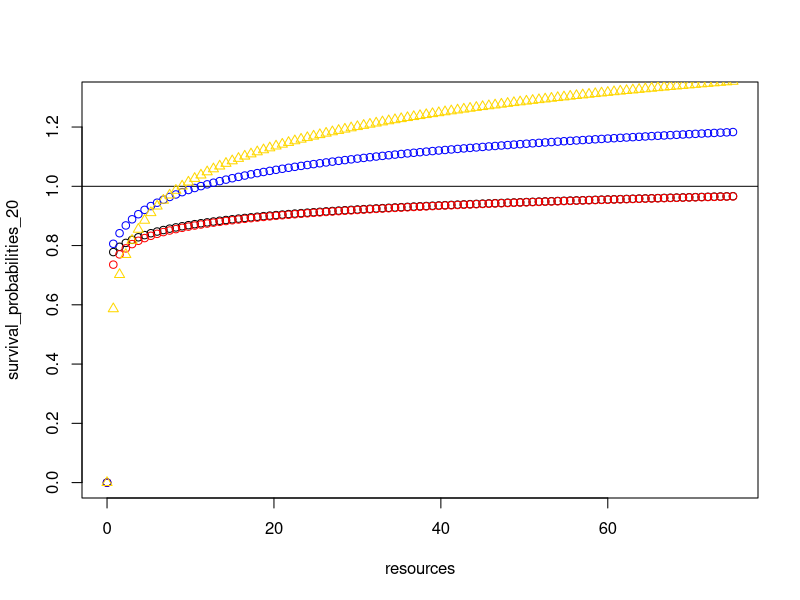
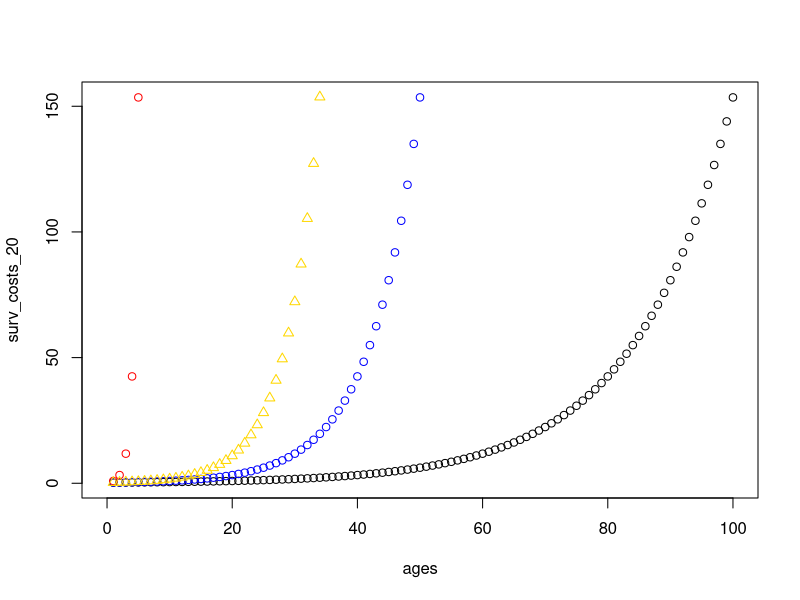
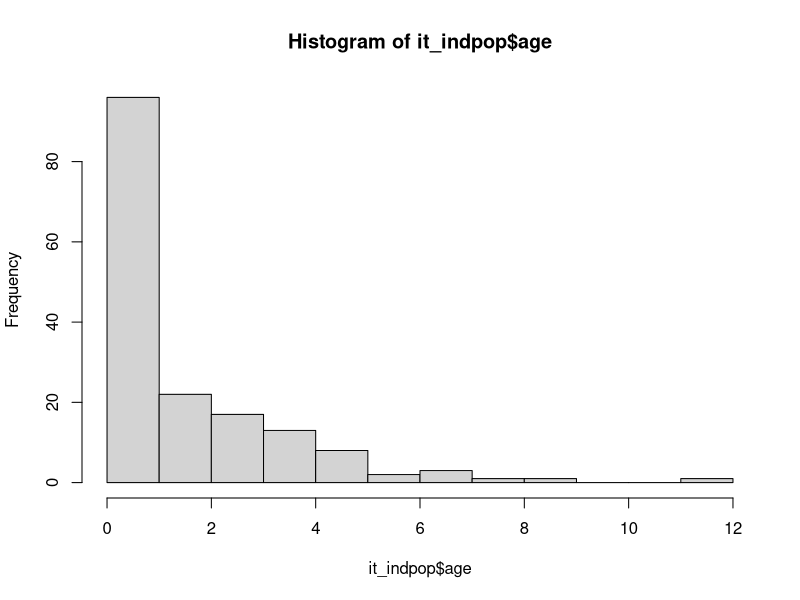

Generate these figures, in order, with R:
## ---- chunk 1
knitr::opts_chunk$set(echo = TRUE)
Sys.setlocale("LC_TIME", "C")
#install.packages("tidyverse")
library(tidyverse)
## ---- chunk 2
#survival
#probability of surviving
surv_p <- 0.75
#cost of surviving
surv_c <- 0.25
#age-specific cost of surviving
surv_c_age <- c(surv_c,surv_c*exp(exp(surv_c)/20*c(1:100))) 

#reproduction
#probability
repro_p <- 0.5
#cost of reproduction
repro_c <- 0.25
#age-specific cost of reproduction
repro_c_age <- c(repro_c,repro_c*exp(exp(repro_c)/20*c(1:100)))
#number of descendants per reproduction
repro_n <- 1

#production
#probability
prod_p <- 0.5
#amount of resources produced
prod_n <- 1

#consumption
#amount of resources consumed
cons <- 0.25
## ---- chunk 3
#survival
survive <- function(it_indpop){
  if(it_indpop$prod_a[i] >= surv_c_age[it_indpop$age[i]+1] & runif(1,min=0,max=1)<(surv_p+log(it_indpop$prod_a[i]+1)/20)){
  it_indpop$surv[i] <- 1
  }
  else{
  it_indpop$surv[i] <- 0
  }
  return(it_indpop$surv)
}

#Pablo:
#I think a solution for the "weighting" problem is to make the survival depend on having the resources or not, so if you don't have the resources you definitely die, and if you have them you go through the random option of surviving or not.
# From Dieter: I think this goes back to the discussion in the TICEL meeting, about the function that links inputs to outputs. To me, for survival, there are two steps: first, assign an individual specific level of survival depending on the resources. So there is a function that links resources to a probability. Maybe the easiest is something similar to what you have: when resources are below a critical threshold, individuals will definitely die; if resources reach that threshold, there is a baseline survival probability; if individuals have more resources, their survival probability increases. That increase probably follows a logarithmic function, with additional resources leading to smaller increases. The second step is that we draw a random number for this individual between 0 and 1 (runif(1,min=0,max=1)) and see whether that number is smaller than the probability to survive. Here is such a suggestion. I am dividing the log benefit by 20 to bring it onto the relevant scale - so if the baseline survival is 0.75, and individual with 100 resources will now have a survival of 0.75 + log(100)/20 = 0.75 + 0.23 = 0.98. With this example, most individuals survive, so if you use this variant without changing anything else, the population will explode.
#Pablo: I changed the survival function to what you suggest and I think it clearly nails the discussion in the TICEL meeting. I have two questions: 1) why is it necessary to divide by 20 to bring it onto the relevant scale? and 

# From Dieter:
# It might be useful to plot the functions to get an idea of how it influences the baseline probability. For example, should the baseline be the average or should it be the starting point? Should there be a steep incline or just a small change? Should the change be abrupt or gradual across the whole range? It also matters how you measure resources (are they measured in units of 1 or smaller units, what could the maximum be etc.) Here are four options that illustrate these differences based on what you set above that the production of resources is ~0.5 - so small steps and going up to a maximum of 10 resources (40 steps of production with baseline production (0.5) + consumption (0.25) - 40*0.25=10). I think you will probably decide the shape depending on the references you wanted to use? 

#Pablo:
#If I understand correctly, dividing by 20 is to make the survival probability have values below one, right? I updated the code below then so the baseline production is 1 (0.5 is the probability of producing one resource), the resources vector would have a maximum of 75 resources (100 steps of production with baseline production (1) + consumption (0.25), 100*0.75=75), and I divide by 20, 20_neg, 10, and the dive6.

# 
resources<-seq(from=0,to=75,length.out=101)
survival_probabilities_20<-rep(0,101)
for (i in 1:length(resources)){
if(resources[i]<surv_c){survival_probabilities_20[i]<-0}else{survival_probabilities_20[i]<-surv_p+log(resources[i]+1)/20}
}

survival_probabilities_20_neg<-rep(0,101)
for (i in 1:length(resources)){
if(resources[i]<surv_c){survival_probabilities_20_neg[i]<-0}else{survival_probabilities_20_neg[i]<-surv_p+log(resources[i])/20}
}

survival_probabilities_10<-rep(0,101)
for (i in 1:length(resources)){
if(resources[i]<surv_c){survival_probabilities_10[i]<-0}else{survival_probabilities_10[i]<-surv_p+log(resources[i]+1)/10}
}

survival_probabilities_div6<-rep(0,101)
for (i in 1:length(resources)){
if(resources[i]<surv_c){survival_probabilities_div6[i]<-0}else{survival_probabilities_div6[i]<-surv_p+(log(resources[i]/2)/6) }
}

plot(survival_probabilities_20~resources,xlim=c(0,75),ylim=c(0,1.3))
abline(h=1)
points(survival_probabilities_20_neg~resources,col="red")
points(survival_probabilities_10~resources,col="blue")
points(survival_probabilities_div6~resources,col="gold",pch=2)


# From Pablo: 2) I tried to solve the issue of population explosion, by exponentiating the survival costs with age, and the same with reproductive costs, so it would be more costly to survive/reproduce when you get older. However, this made crush the population in 2-3 iterations because the costs of survival/reproduction were too high when exponentiating. Do you think it is because the values are too high or am I missing something else? 

# From Dieter: Yes, exponentiating quickly leads to massive changes - e.g. if you start with survival of 0.75, the chance to survive to age 4 is 5%: 0.75*(0.75*0.75)*(0.75*0.75*0.75)*(0.75*0.75*0.75*0.75)

#Pablo: I am trying to plot the survival cost function, so that it increases with age. I think the one dividing by 20 should be smooth enough.

#survival cost only exp
#age
ages<-1:100
#surv cost at age 0
a <- 0.25 
#constant exponential growth
r <- exp(surv_c)
#survival costs for ages
surv_costs <- a*exp(r*ages)

#survival cost dividing by 20
#age
ages<-1:100
#surv cost at age 0
a <- 0.25 
#constant exponential growth
r_20 <- exp(surv_c)/20
#survival costs for ages
surv_costs_20 <- a*exp(r_20*ages)

#survival cost dividing by 10
#age
ages<-1:100
#surv cost at age 0
a <- 0.25 
#constant exponential growth
r_10 <- exp(surv_c)/10
#survival costs for ages
surv_costs_10 <- a*exp(r_10*ages)

#survival cost dividing by div6
#age
ages<-1:100
#surv cost at age 0
a <- 0.25 
#constant exponential growth
r_div6 <- exp(surv_c/2)/6
#survival costs for ages
surv_costs_div6 <- a*exp(r_div6*ages)

plot(surv_costs_20~ages,xlim=c(0,100))
points(surv_costs_10~ages,col="blue")
points(surv_costs~ages,col="red")
points(surv_costs_div6~ages,col="gold",pch=2)

####

#age
age <- function(it_indpop){
  it_indpop$age[i] <- it_indpop$age[i]+it_indpop$surv[i]
  return(it_indpop$age)
}

#discount survival costs
survive_c <- function(it_indpop) {
    it_indpop$prod_a[i] <- it_indpop$prod_a[i]-surv_c_age[it_indpop$age[i]+1]
    return(it_indpop$prod_a)
  }
## ---- chunk 4
#production
produce <- function(it_indpop){
  it_indpop$prod_o[i] <- rbinom(1,1,prod_p)
  return(it_indpop$prod_o)
}

#adding resources produced
produce_a <- function(it_indpop) {
  it_indpop$prod_a[i] <- it_indpop$prod_a[i]+it_indpop$prod_o[i]*prod_n
  return(it_indpop$prod_a)
}

#consumption
consume <- function(it_indpop) {
  it_indpop$cons[i] <- cons
  it_indpop$prod_a[i] <- it_indpop$prod_a[i]-cons
  return(it_indpop)
}

#Dieter:
# For both though, i wonder whether you need to plan the functions more flexibly. If I understand it correctly, the production probability can change according to the stage the individual is in. So I think that this should be part of the function definition:

# produce <- function(ind,production_probability){
#  ind$prod<-rbinom(nrow(ind),1,production_probability)
#  return(ind)
# }

# The function can than be used as:
# produce(pop,prod_p)
# Where the prod_p can be adjusted according to the stage of the individuals. Though I assume if you end up having a population where individuals are in different stages, you presumably want to make this a two-step process:

# produce <- function(ind){
#  ind$proc_b<-ifelse(ind$age<6,proc_b_infant,ifelse(ind$age<15,proc_b_juvenile,0))  # I think there is some way to set this up better
#  ind$prod<-rbinom(nrow(ind),1,ind$proc_b)
#  return(ind)
# }

#Pablo:
#I think the last option sounds like the best. However, I thought the stage-specific probabilities were set as auxiliary variables, which is why I was not considering them in the function definitions. Is this a good way to do it? Do you think is necessary to solve it for this model, where individuals don't transition to another life cycle stage, or can it be dealt in the next one where individuals have two stages?

# Dieter:
# Yes, I think for now this works. I was already thinking ahead. You could have an additional setup where there are functions that adjust the probabilities accordingly. The way you have setup it up currently though, where functions are simultaneously applied to all individuals in a vector, makes me think that the second approach I am describing will be necessary. This is because not all individuals will transition at the same time, so there will be a mix of individuals in the data frame and the function needs to consider for each individual separately which stage it is in. Or are you assuming that when individuals transition they move to a new data frame, being killed from the dataframe for stage 1 and being added to the dataframe for stage 2?

#Pablo:
#I am thinking on what you said first, not the last part of individuals moving to a new data frame. Therefore, the functions will have to consider the stage of the individual to act differently. Also, stage-specific auxiliary variables (e.g. survival costs, amount of resources produced).

## ---- chunk 5
#reproduction probability
reproduce <- function(it_indpop){
  if(it_indpop$prod_a[i] >= repro_c_age[it_indpop$age[i]+1] & runif(1,min=0,max=1)<(repro_p+log(it_indpop$prod_a[i]+1)/20)) {
  it_indpop$repro[i] <- 1
  }else{
  it_indpop$repro[i] <- 0
  }
  return(it_indpop$repro)
}

#reproductive costs
reproduce_c <- function(it_indpop) {
  if(it_indpop$repro[i] == 1){
    it_indpop$prod_a[i] <- it_indpop$prod_a[i]-repro_c_age[it_indpop$age[i]+1]
  }else{
    it_indpop$prod_a[i] <- it_indpop$prod_a[i]
  }
    return(it_indpop$prod_a)
}

#adding the newborn
#new_ind <- function(it_indpop){
#  it_indpop <- rbind(it_indpop,data.frame(id=(max(it_indpop$id)+1):((max(it_indpop$id)+1)+sum(it_indpop[which(it_indpop$repro==1),"repro"])),surv=rep(NA,length.out=sum(it_indpop[which(it_indpop$repro==1),"repro"])),age=rep(0,length.out=sum(it_indpop[which(it_indpop$repro==1),"repro"])),prod_o=rep(NA,length.out=sum(it_indpop[which(it_indpop$repro==1),"repro"])),prod_a=rep(1,length.out=sum(it_indpop[which(it_indpop$repro==1),"repro"])),cons=rep(NA,length.out=sum(it_indpop[which(it_indpop$repro==1),"repro"])),repro=rep(NA,length.out=sum(it_indpop[which(it_indpop$repro==1),"repro"]))))
#  return(it_indpop)
#}

#this one did not work out well so I put it directly on the code for one iteration.
## ---- chunk 6
#create population
it_indpop <- data.frame(id=1:1000,surv=rep(NA,length.out=1000),age=rep(0,length.out=1000),prod_o=rep(NA,length.out=1000),prod_a=rep(1,length.out=1000),cons=rep(NA,length.out=1000),repro=rep(NA,length.out=1000))
#create iteration record
it_data <- data.frame(id=1:1000)

#run one iteration for all the population
#calculate the survival outcome
for (i in 1:nrow(it_indpop)){
  #survival
  it_indpop$surv <- survive(it_indpop)
}
#record survival outcome
surv_data <- it_indpop[,c("id","surv")]
#remove individuals that died
it_indpop <- it_indpop[-which(it_indpop$surv==0),]
#calculate age, survival cost, production, consumption, and reproductive outcome
for (i in 1:nrow(it_indpop)){
  #age
  it_indpop$age <- age(it_indpop)
  #survival cost
  it_indpop$prod_a <- survive_c(it_indpop)
  #production outcome
  it_indpop$prod_o <- produce(it_indpop)
  #production amount
  it_indpop$prod_a <- produce_a(it_indpop)
  #consumption
  it_indpop <- consume(it_indpop)
  #reproduction probability
  it_indpop$repro <- reproduce(it_indpop)
  #reproductive cost
  it_indpop$prod_a <- reproduce_c(it_indpop)
}
#record production outcome and resources available
resource_data <- it_indpop[,c("id","prod_o","prod_a")]
#record reproduction
repro_data <- it_indpop[,c("id","repro")]
#add newborns
#dataframe with newborns
new_it_indpop <- data.frame(id=(max(it_indpop$id)+1):(max(it_indpop$id)+sum(it_indpop[which(it_indpop$repro==1),"repro"])),surv=rep(NA,length.out=sum(it_indpop[which(it_indpop$repro==1),"repro"])),age=rep(0,length.out=sum(it_indpop[which(it_indpop$repro==1),"repro"])),prod_o=rep(NA,length.out=sum(it_indpop[which(it_indpop$repro==1),"repro"])),prod_a=rep(1,length.out=sum(it_indpop[which(it_indpop$repro==1),"repro"])),cons=rep(NA,length.out=sum(it_indpop[which(it_indpop$repro==1),"repro"])),repro=rep(NA,length.out=sum(it_indpop[which(it_indpop$repro==1),"repro"])))
#combine original population with newborns
it_indpop <- rbind(it_indpop,new_it_indpop)
#merge iteration records
it_data <- reduce(list(it_data,surv_data,repro_data,resource_data),full_join,by="id",suffix=c("1","1"))

#check the population by the end of the iteration
head(it_indpop)
## ---- chunk 7
#create population
it_indpop <- data.frame(id=1:1000,surv=rep(NA,length.out=1000),age=rep(0,length.out=1000),prod_o=rep(NA,length.out=1000),prod_a=rep(1,length.out=1000),cons=rep(NA,length.out=1000),repro=rep(NA,length.out=1000))
#create iteration record
it_data <- data.frame(id=1:1000)

#run 100 iterations
for (b in 1:100){
for (i in 1:nrow(it_indpop)){
  #survival
  it_indpop$surv <- survive(it_indpop)
}
#record survival outcome
surv_data <- it_indpop[,c("id","surv")]
#remove individuals that died
it_indpop <- it_indpop[-which(it_indpop$surv==0),]
#calculate age, survival cost, production, consumption, and reproductive outcome
for (i in 1:nrow(it_indpop)){
  #age
  it_indpop$age <- age(it_indpop)
  #survival cost
  it_indpop$prod_a <- survive_c(it_indpop)
  #production outcome
  it_indpop$prod_o <- produce(it_indpop)
  #production amount
  it_indpop$prod_a <- produce_a(it_indpop)
  #consumption
  it_indpop <- consume(it_indpop)
  #reproduction probability
  it_indpop$repro <- reproduce(it_indpop)
  #reproductive cost
  it_indpop$prod_a <- reproduce_c(it_indpop)
}
#record production outcome and resources available
resource_data <- it_indpop[,c("id","prod_o","prod_a")]
#record reproduction
repro_data <- it_indpop[,c("id","repro")]
#add newborns
#dataframe with newborns
new_it_indpop <- data.frame(id=(max(it_indpop$id)+1):(max(it_indpop$id)+sum(it_indpop[which(it_indpop$repro==1),"repro"])),surv=rep(NA,length.out=sum(it_indpop[which(it_indpop$repro==1),"repro"])),age=rep(0,length.out=sum(it_indpop[which(it_indpop$repro==1),"repro"])),prod_o=rep(NA,length.out=sum(it_indpop[which(it_indpop$repro==1),"repro"])),prod_a=rep(1,length.out=sum(it_indpop[which(it_indpop$repro==1),"repro"])),cons=rep(NA,length.out=sum(it_indpop[which(it_indpop$repro==1),"repro"])),repro=rep(NA,length.out=sum(it_indpop[which(it_indpop$repro==1),"repro"])))
#combine original population with newborns
it_indpop <- rbind(it_indpop,new_it_indpop)
#merge iteration records
it_data <- reduce(list(it_data,surv_data,repro_data,resource_data),full_join,by="id",suffix=as.character(c(b-1,b)))
}

#check the population by the end of the iterations
head(it_indpop)

#check the age distribution by the end of the iterations
hist(it_indpop$age)
## ---- chunk 8
#longevity
longevity <- function(final_ind_data){
  final_ind_data$age[i] <- as.numeric(rowSums(it_data[i,grep("surv",colnames(it_data))],na.rm = T))
  return(final_ind_data$age)
}

#LRO
lro <- function(final_ind_data){
  final_ind_data$lro[i] <- as.numeric(rowSums(it_data[i,grep("repro",colnames(it_data))],na.rm = T))
  return(final_ind_data$lro)
}

#AFR
afr <- function(final_ind_data){
  if(final_ind_data$lro[i] == 0){
    final_ind_data$afr[i] <- NA 
  }else{
    final_ind_data$afr[i] <-
    min(cumsum(it_data[i,grep("surv",colnames(it_data))][!is.na(it_data[i,grep("surv",colnames(it_data))])])[it_data[i,grep("repro",colnames(it_data))][!is.na(it_data[i,grep("repro",colnames(it_data))])]==1])
  }
  return(final_ind_data$afr)
}

#ALR
alr <- function(final_ind_data){
 if(final_ind_data$lro[i] == 0){
    final_ind_data$alr[i] <- NA 
  }else{
    final_ind_data$alr[i] <-
    max(cumsum(it_data[i,grep("surv",colnames(it_data))][!is.na(it_data[i,grep("surv",colnames(it_data))])])[it_data[i,grep("repro",colnames(it_data))][!is.na(it_data[i,grep("repro",colnames(it_data))])]==1])
  }
  return(final_ind_data$alr)
}

#IBI
ibi <- function(final_ind_data){
  final_ind_data$ibi[i] <- (final_ind_data$alr[i]-final_ind_data$afr[i])/final_ind_data$lro[i]
  return(final_ind_data$ibi)
}
## ---- chunk 9
#production events
production_ev <- function(final_ind_data){
  final_ind_data$prod_ev[i] <- as.numeric(rowSums(it_data[i,grep("prod_o",colnames(it_data))],na.rm = T))
}

#resource production
production_res <- function(final_ind_data){
  final_ind_data$prod_res[i] <- final_ind_data$prod_ev[i]*prod_n 
}

#consumption events
consumption_ev <- function(final_ind_data){
  final_ind_data$cons_ev[i] <- final_ind_data$age[i]
}

#resource consumption
consumption_res <- function(final_ind_data){
  final_ind_data$cons_res[i] <- final_ind_data$cons_env[i]*cons
}

#resources available
resources_av <- function(final_ind_data){
  final_ind_data$res_av[i] <- as.numeric(rowSums(it_data[i,grep("prod_a",colnames(it_data))],na.rm=T))
}
## ---- chunk 10
#create dataset
final_ind_data <- data.frame(id=1:nrow(it_data))

for(i in 1:nrow(it_data)){
#longevity
final_ind_data$age <- longevity(final_ind_data)
#lro
final_ind_data$lro <- lro(final_ind_data)
#afr
final_ind_data$afr <- afr(final_ind_data)
#alr
final_ind_data$alr <- alr(final_ind_data)
#ibi
final_ind_data$ibi <- ibi(final_ind_data)
}
